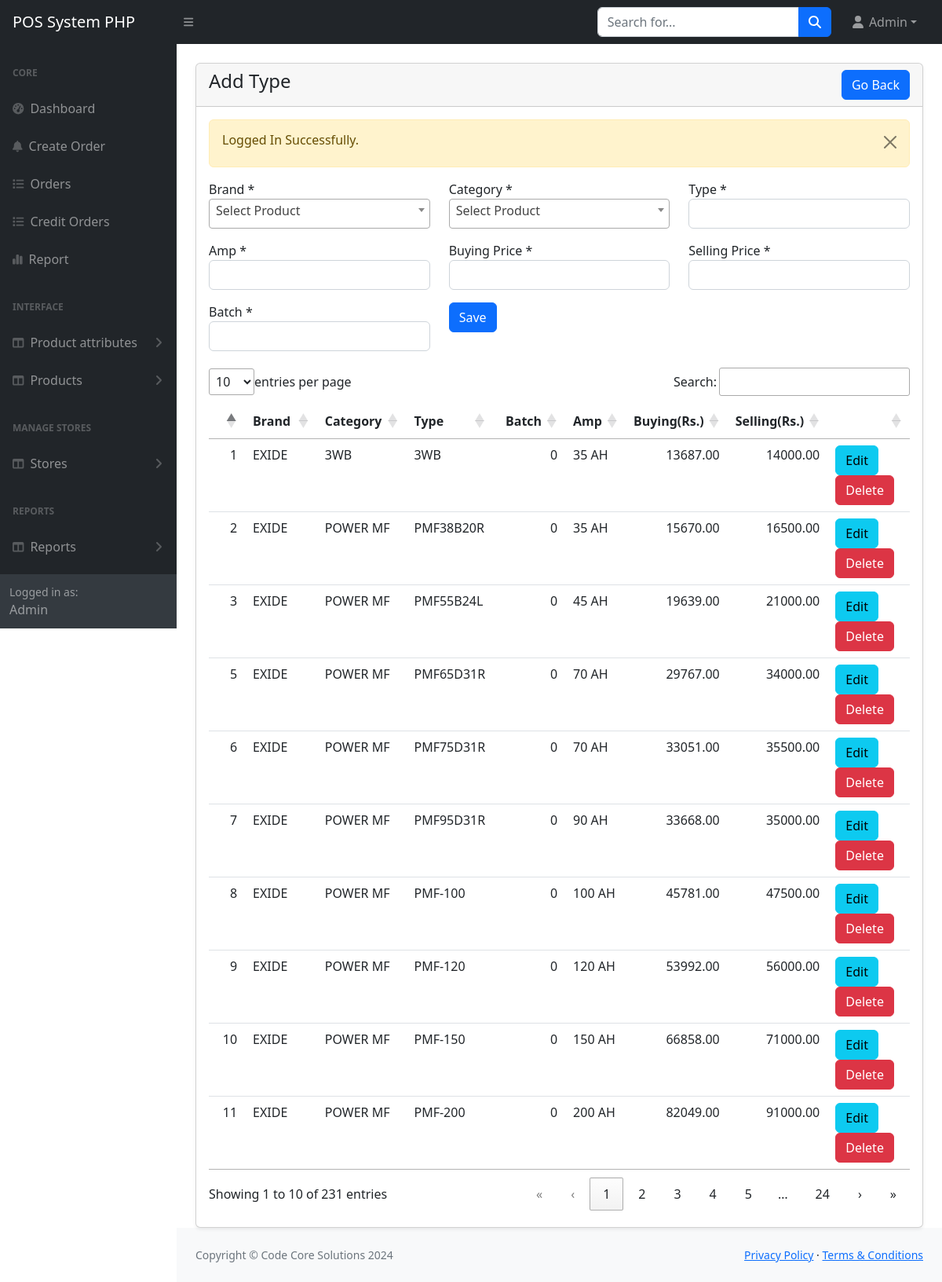
/main/admin/type-create.php (signed in), run on the app's committed database.
### tables this page shows
CREATE TABLE `type` (
  `id` int(8) NOT NULL,
  `name` varchar(255) NOT NULL,
  `category` varchar(255) NOT NULL,
  `Description` text DEFAULT NULL,
  `buying_price` varchar(255) NOT NULL DEFAULT '0',
  `selling_price` varchar(255) NOT NULL DEFAULT '0',
  `status` int(11) NOT NULL DEFAULT 1,
  `amp` varchar(255) NOT NULL DEFAULT '0',
  `tbatch` varchar(255) DEFAULT '0'
);

CREATE TABLE `brands` (
  `id` int(8) NOT NULL,
  `name` varchar(255) NOT NULL,
  `Description` text DEFAULT NULL
);

CREATE TABLE `categories` (
  `id` int(11) NOT NULL,
  `name` text NOT NULL,
  `brand_id` varchar(255) NOT NULL,
  `description` tinytext DEFAULT NULL,
  `status` int(11) NOT NULL DEFAULT 0 COMMENT '0=Visible; 1=Hidden'
);

### main/admin/type-create.php (the view, shortened to what this page needs)
<?php
include('includes/header.php');
?>
<main>
    <div class="container-fluid px-4">
        <div class="card mt-4 shadow-sm">
            <div class="card-header">
                <h4 class="mb-0">Add Type
                    <a href="categories.php" class="btn btn-primary float-end">Go Back</a>
                </h4>
            </div>
            <div class="card-body">
                <form action="code.php" method="POST">
                    <div class="row">
                        <div class="col-md-4 mb-3">
                            <label for="name">Brand *</label><br>
                        </div>
                        <div class="col-md-4 mb-3">
                            <label for="name">Category *</label><br>
                        </div>
                        <div class="col-md-4 mb-3">
                            <label for="name">Type *</label>
                            <input type="text" name="name" class="form-control" required>
                        </div>
                        <div class="col-md-4 mb-3">
                            <label for="name">Amp *</label>
                            <input type="text" name="amp" class="form-control" required>
                        </div>
                        <div class="col-md-4 mb-3">
                            <label for="name">Buying Price *</label>
                            <input type="text" name="buy_price" class="form-control" required>
                        </div>
                        <div class="col-md-4 mb-3">
                            <label for="name">Selling Price *</label>
                            <input type="text" name="sell_price" class="form-control" required>
                        </div>
                        <div class="col-md-4 mb-3">
                            <label for="name">Batch *</label>
                            <input type="text" name="batch" class="form-control" required>
                        </div>
                        <div class="col-md-6 mb-3">
                            <button type="submit" name="saveType" class="btn btn-primary">Save</button>
                        </div>
                    </div>
                    <div class="row">
                        <div class="col-md-12">
                            <table class="table" id="type-table">
                                <thead>
                                    <tr>
                                        <th></th>
                                        <th>Brand</th>
                                        <th>Category</th>
                                        <th>Type</th>
                                        <th>Batch</th>
                                        <th>Amp</th>
                                        <th>Buying(Rs.)</th>
                                        <th>Selling(Rs.)</th>
                                        <th></th>
                                    </tr>
                                </thead>
                                <tbody>
                                    <?php
                                        $q = "SELECT `type`.*, categories.name as cat, brands.name as brand FROM `type` LEFT JOIN `categories` ON `type`.`category`=`categories`.`id` LEFT JOIN `brands` ON `categories`.`brand_id`=`brands`.`id` WHERE `type`.`status`=1;";
                                        $result = mysqli_query($conn, $q);
                                        while($row =  mysqli_fetch_assoc($result)){
                                            echo "<tr><td>".$row['id']."</td><td>".$row['brand']."</td><td>".$row['cat']."</td><td>".$row['name']."</td><td>".$row['tbatch']."</td><td>".$row['amp']."</td><td>".$row['buying_price']."</td><td>".$row['selling_price']."</td><td><a class='btn btn-info' href=./edittype.php?id=".$row['id'].">Edit</a>&nbsp;<a class='btn btn-danger' href=./deletetype.php?id=".$row['id'].">Delete</a></td></tr>";
                                        }
                                    ?>
                                </tbody>
                            </table>
                        </div>
                    </div>
                </form>
            </div>
        </div>
    </div>
</main>
<?php
include('includes/footer.php');
?>

### main/admin/assets/js/DataTables/datatables.css (style rules this page uses)
:root { --dt-row-selected: 13, 110, 253; --dt-row-selected-text: 255, 255, 255; --dt-row-selected-link: 9, 10, 11; --dt-row-stripe: 0, 0, 0; --dt-row-hover: 0, 0, 0; --dt-column-ordering: 0, 0, 0; --dt-html-background: white; }
table.dataTable thead > tr > th.dt-orderable-asc, table.dataTable thead > tr > th.dt-orderable-desc, table.dataTable thead > tr > th.dt-ordering-asc, table.dataTable thead > tr > th.dt-ordering-desc, table.dataTable thead > tr > td.dt-orderable-asc, table.dataTable thead > tr > td.dt-orderable-desc, table.dataTable thead > tr > td.dt-ordering-asc, table.dataTable thead > tr > td.dt-ordering-desc { position: relative; padding-right: 30px; }
table.dataTable thead > tr > th.dt-orderable-asc, table.dataTable thead > tr > th.dt-orderable-desc, table.dataTable thead > tr > td.dt-orderable-asc, table.dataTable thead > tr > td.dt-orderable-desc { cursor: pointer; }
table.dataTable th, table.dataTable td { box-sizing: border-box; }
table.dataTable th.dt-type-numeric, table.dataTable th.dt-type-date, table.dataTable td.dt-type-numeric, table.dataTable td.dt-type-date { text-align: right; }
table.dataTable thead th, table.dataTable thead td, table.dataTable tfoot th, table.dataTable tfoot td { text-align: left; }
table.dataTable { width: 100%; margin: 0 auto; border-spacing: 0; }
table.dataTable thead th, table.dataTable tfoot th { font-weight: bold; }
table.dataTable > thead > tr > th, table.dataTable > thead > tr > td { padding: 10px; border-bottom: 1px solid rgba(0, 0, 0, 0.3); }
table.dataTable > tbody > tr { background-color: transparent; }
table.dataTable > tbody > tr:first-child > * { border-top: none; }
table.dataTable > tbody > tr:last-child > * { border-bottom: none; }
table.dataTable > tbody > tr > th, table.dataTable > tbody > tr > td { padding: 8px 10px; }
div.dt-container.dt-empty-footer tbody > tr:last-child > * { border-bottom: 1px solid rgba(0, 0, 0, 0.3); }

### data on the page
type: id "1", brands.name "EXIDE", categories.name "3WB", name "3WB", tbatch "0", amp "35 AH", buying_price "13687.00", selling_price "14000.00"
type: id "2", brands.name "EXIDE", categories.name "POWER MF", name "PMF38B20R", tbatch "0", amp "35 AH", buying_price "15670.00", selling_price "16500.00"
type: id "3", brands.name "EXIDE", categories.name "POWER MF", name "PMF55B24L", tbatch "0", amp "45 AH", buying_price "19639.00", selling_price "21000.00"
type: id "5", brands.name "EXIDE", categories.name "POWER MF", name "PMF65D31R", tbatch "0", amp "70 AH", buying_price "29767.00", selling_price "34000.00"
type: id "6", brands.name "EXIDE", categories.name "POWER MF", name "PMF75D31R", tbatch "0", amp "70 AH", buying_price "33051.00", selling_price "35500.00"
type: id "7", brands.name "EXIDE", categories.name "POWER MF", name "PMF95D31R", tbatch "0", amp "90 AH", buying_price "33668.00", selling_price "35000.00"
type: id "8", brands.name "EXIDE", categories.name "POWER MF", name "PMF-100", tbatch "0", amp "100 AH", buying_price "45781.00", selling_price "47500.00"
type: id "9", brands.name "EXIDE", categories.name "POWER MF", name "PMF-120", tbatch "0", amp "120 AH", buying_price "53992.00", selling_price "56000.00"
type: id "10", brands.name "EXIDE", categories.name "POWER MF", name "PMF-150", tbatch "0", amp "150 AH", buying_price "66858.00", selling_price "71000.00"
type: id "11", brands.name "EXIDE", categories.name "POWER MF", name "PMF-200", tbatch "0", amp "200 AH", buying_price "82049.00", selling_price "91000.00"

### other printed values
$_SESSION['loggedInUser']['name'] "Admin"
$_SESSION['status'] "Logged In Successfully."
